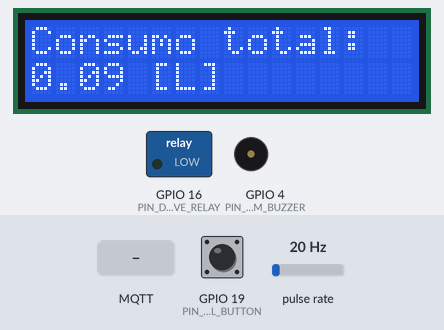
This program was run on a simulated ESP32. Shown: 16×2 character LCD, switched loads named in the program (green lamp = pin HIGH), buzzer (waves = sounding). Wiring (inferred from the names in the program): pulse sensor: data GPIO 5. Dashed ring = blinking. The test bench sets the inputs (shaded band); at power-on: GPIO 19 (PIN_DIGITAL_BUTTON) LOW, pulse rate 20 Hz. WiFi joins after 1.5 s; servers stay silent unless stated; no MQTT or app messages arrive unless stated; what the program prints to the serial monitor is not drawn.

Above: at 1.6 s.
1.7 s: GPIO 19 (PIN_DIGITAL_BUTTON) pulled HIGH for 3.2 s
At 3.27 s:
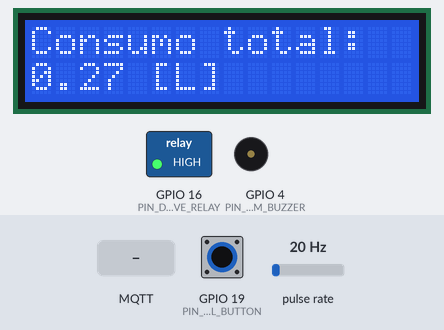
6.4 s: pulse rate (sensor on GPIO 5) set to 0 Hz
At 8.0 s:
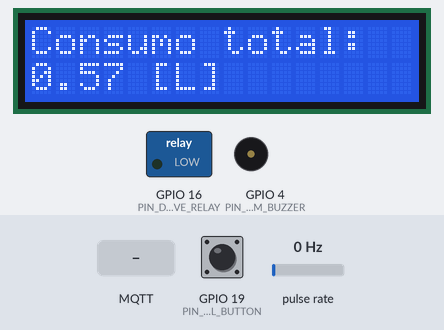
8.5 s: GPIO 19 (PIN_DIGITAL_BUTTON) pulled HIGH for 0.15 s
At 8.9 s:
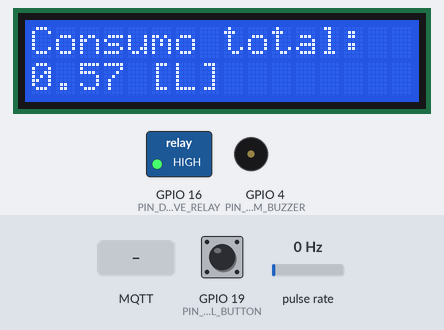
10.1 s: pulse rate (sensor on GPIO 5) set to 96 Hz
At 11.5 s:
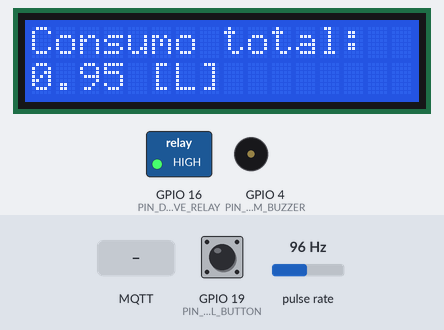
12.2 s: pulse rate (sensor on GPIO 5) set to 103 Hz
At 13.5 s:
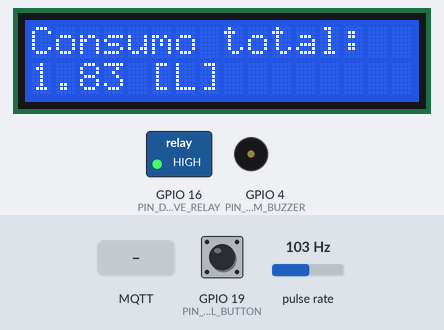
13.7 s: MQTT message "1" arrives on the first subscribed topic
At 16.8 s:
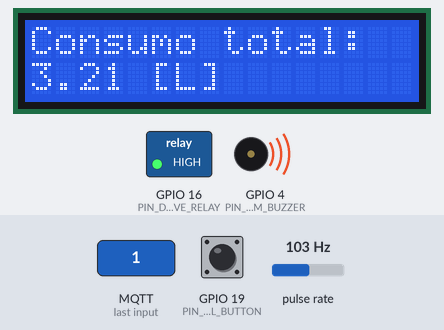
Timing chart, 0 to 34.9 s (numbered marks = the images above; inputs shaded):
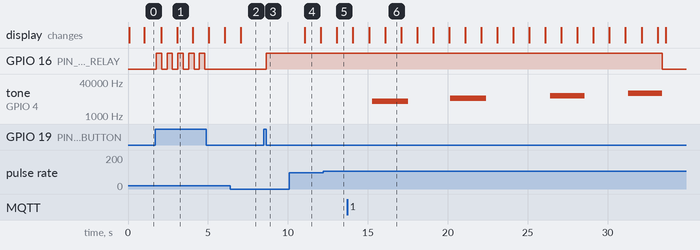

Measured:
- after the input at 1.7 s, GPIO 16 (PIN_DIGITAL_VALVE_RELAY): alternates HIGH for 0.34 s and LOW for 0.34 s, 10 changes in all, then stays LOW, starting after 0.07 s; the display: first changes after 0.37 s (image 1 shows a later state)
- after the input at 8.5 s, GPIO 16 (PIN_DIGITAL_VALVE_RELAY): LOW → HIGH after 0.14 s
- after the input at 10.1 s, the display: changes after 0.96 s (image 4)
- after the input at 12.2 s, the display: changes after 0.87 s (image 5)
- by itself, tone on GPIO 4 (PIN_PWM_BUZZER): plays 5000 Hz for 2.3 s, 7000 Hz for 2.2 s, 9000 Hz for 2.2 s, 12000 Hz for 2.1 s
- what the display in image 1 shows lasts 0.9 s, from 3.1 s to 4.0 s

The program:

main.cpp
```cpp
#include "smartwater/smartwater.h"
#include "configurations.h"
#include "utils/utils.h"
#include "wifi/wifi.h"
#include "mqtt/mqttclient.h"
#include <PubSubClient.h>

// === FreeRTOS ===
// Queues
QueueHandle_t queueEvents;
QueueHandle_t queueMQTT;
// TaskHandlers
TaskHandle_t loopTaskHandler;
TaskHandle_t loopNewEventHandler;
TaskHandle_t loopLogHandler;
TaskHandle_t loopMQTTHandler;
// ====================================
// WIFI & MQTT
WiFiClient wifiClient;
PubSubClient mqttClient(wifiClient);
// ====================================
// Main Class
SmartWater* smartWater;
// ====================================
// Msg struct to send to MQTT
struct TopicLogMSG {
  float consumption;
  char valveState[32];
};

// Function that is called when MQTT receives a message from a subscribed topic
void mqttCallback(char* topic, byte* payload, unsigned int length) {
  Serial.printf("[MQTT] MSG received in topic: %s\n", topic);
  String msg;
  for (unsigned int i = 0; i < length; i++) {
    msg += (char)payload[i];
  }
  Serial.printf("[MQTT] Payload: %s\n", msg.c_str());

  stEvent event;

  if (msg == CMD_MSG_BUTTON_PUSH) event.type = EVENT_TYPE_BUTTON_PUSH;
  else if (msg == CMD_MSG_DEACTIVATE_VALVE) event.type = EVENT_TYPE_VALVE_DEACTIVATE;
  else {
    Serial.println("[MQTT] MSG not recognized, ignored");
    return;
  }

  xQueueSend(queueEvents, &event, portMAX_DELAY);
}

// === FreeRTOS - Loop ===
void vLoopTask(void *pvParameters) {
  while (1) {
    stEvent event;
    xQueueReceive(queueEvents, &event, portMAX_DELAY);
    smartWater->FSM(event);
  }
}

// === FreeRTOS - Event Handler ===
void vGetNewEventTask(void *pvParameters) {
  while (1) {
    stEvent event = smartWater->GetEvent();
    xQueueSend(queueEvents, &event, portMAX_DELAY);
    vTaskDelay(pdMS_TO_TICKS(TASKS_INTERVAL));
  }
}

// === FreeRTOS - MQTT Events Handler ===
void vMqttTask(void* pvParameters) {
  connectWiFi(WIFI_SSID, WIFI_PASSWORD);
  initMQTT(&mqttClient, MQTT_SERVER, MQTT_PORT, MQTT_TOPIC_VALVE_CMD, mqttCallback);

  // char logMsg[128];
  TopicLogMSG logMsg;
  while (1) {
    mqttClient.loop();
    if (!mqttClient.connected()) {
      Serial.println("[MQTT] Lost connection, retrying connection...");
      connectMQTT(&mqttClient, MQTT_SERVER, MQTT_PORT, MQTT_TOPIC_VALVE_CMD);
      vTaskDelay(pdMS_TO_TICKS(5000)); // Waits 5s before retrying reconnect
    }

    // If there are logs in the queue, they are sent to the MQTT Topic
    if (xQueueReceive(queueMQTT, &logMsg, 0) == pdTRUE) {
      char buffer[20];
      snprintf(buffer, sizeof(buffer), "%.2f", logMsg.consumption);
      const char* consumption = buffer;

      mqttClient.publish(MQTT_TOPIC_CONSUMPTION_LOG, consumption);
      Serial.printf("[MQTT] MSG Sent to topic %s: %s\n", MQTT_TOPIC_CONSUMPTION_LOG, consumption);
      mqttClient.publish(MQTT_TOPIC_VALVE_STATE_LOG, logMsg.valveState);
      Serial.printf("[MQTT] MSG Sent to topic %s: %s\n", MQTT_TOPIC_VALVE_STATE_LOG, logMsg.valveState);
    }

    vTaskDelay(pdMS_TO_TICKS(100));
  }
}

// === FreeRTOS - Log Events Handler ===
void vLogTask(void* pvParameters) {
  while (true) {
    TopicLogMSG log;
    log.consumption = smartWater->GetConsumption();
    snprintf(log.valveState, sizeof(log.valveState), "%s", smartWater->GetValveState());

    // Send Log to MQTT Queue
    if (xQueueSend(queueMQTT, &log, 0) != pdTRUE) {
      Serial.println("[WARN] MQTT Queue is full, discarding log");
    }

    vTaskDelay(pdMS_TO_TICKS(LOG_TIME_MS));
  }
}

void setup() {
  Serial.begin(SERIAL_MONITOR_BAUD_RATE);

  // System Main class init
  smartWater = new SmartWater(
    PIN_DIGITAL_BUTTON,
    PIN_DIGITAL_FLOWMETER,
    PIN_PWM_BUZZER,
    PIN_DIGITAL_VALVE_RELAY,
    CONSUMPTION_THRESHOLD_1,
    CONSUMPTION_THRESHOLD_2,
    CONSUMPTION_THRESHOLD_3,
    MAX_CAPACITY,
    MQTT_TOPIC_CONSUMPTION_LOG,
    MQTT_SERVER,
    MQTT_PORT,
    DETECTION_INTERVAL_MS,
    ALARM_DURATION_MS
  );

  // FreeRTOS - Init Queues
  queueEvents = xQueueCreate(QUEUE_SIZE, sizeof(stEvent));
  queueMQTT = xQueueCreate(QUEUE_SIZE, sizeof(TopicLogMSG));

  // FreeRTOS - Loop
  xTaskCreate(
    vLoopTask,
    "LoopFSM",
    STACK_SIZE,
    NULL,
    TASKS_PRIORITY,
    &loopTaskHandler
  );

  // FreeRTOS - Event handler
  xTaskCreate(
    vGetNewEventTask,
    "EventTask",
    STACK_SIZE,
    NULL,
    TASKS_PRIORITY,
    &loopNewEventHandler
  );

  // FreeRTOS - MQTT events handler
  xTaskCreate(
    vMqttTask,
    "MQTT Task",
    STACK_SIZE,
    NULL,
    TASKS_PRIORITY,
    &loopMQTTHandler
  );

  // FreeRTOS - Log events
  xTaskCreate(
    vLogTask,
    "Log Task",
    STACK_SIZE,
    NULL,
    TASKS_PRIORITY,
    &loopLogHandler
  );
}

void loop(){
  // The system loop is handled by FreeRTOS in vLoopTask
}
```

button.cpp
```cpp
#include "button.h"
#include "Arduino.h"

Button :: Button(){}

Button :: Button(int pinNumber){
    this->pinNumber = pinNumber;
    pinMode(pinNumber, INPUT_PULLDOWN);
}

bool Button :: IsPushed() {
  return digitalRead(pinNumber) == HIGH;
}
```

button.h
```cpp
#ifndef BUTTON_H
#define BUTTON_H

class Button {
    private:
        int pinNumber;

    public:
        Button();
        Button(int pinNumber);
        bool IsPushed();
};

#endif
```

buzzer.cpp
```cpp
#include "buzzer.h"
#include "Arduino.h"
#include "utils/utils.h"

const int NUMBER_OF_ALARM_LEVELS = 5;
const int ALARM_LEVELS[NUMBER_OF_ALARM_LEVELS] = {
  0,        // Level 0: No tone
  5000,     // Level 1: Low frequency
  7000,     // Level 2: Medium frequency
  9000,     // Level 3: High frequency
  12000     // Level 4: Max frequency
};

Buzzer :: Buzzer(){}

Buzzer :: Buzzer(int pinNumber){
    this->pinNumber = pinNumber;
    pinMode(pinNumber, OUTPUT);
}

void Buzzer :: PlayAlarm(int level){
    if (level > 0 && level < NUMBER_OF_ALARM_LEVELS){
        tone(pinNumber, ALARM_LEVELS[level]);
        debug_print("[BUZZER] Play Alarm");
    }
}

void Buzzer :: StopAlarm(){
    noTone(pinNumber);
    debug_print("[BUZZER] Stop Alarm");
}
```

buzzer.h
```cpp
#ifndef BUZZER_H
#define BUZZER_H

class Buzzer {
    private:
        int pinNumber;

    public:
        Buzzer();
        Buzzer(int pinNumber);
        void PlayAlarm(int level);
        void StopAlarm();
};

#endif
```

flowmeter.cpp
```cpp
#include "flowmeter.h"
#include "Arduino.h"

// Variables para conteo de pulsos (volatile porque se usan en ISR)
volatile unsigned long TOTAL_PULSES = 0;
volatile unsigned long SAMPLE_PULSES = 0;

void IRAM_ATTR countPulses() {
  TOTAL_PULSES++;
  SAMPLE_PULSES++;
}

FlowMeter :: FlowMeter(){}

FlowMeter :: FlowMeter(int pinNumber){
    this->pinNumber = pinNumber;
    pinMode(pinNumber, INPUT);
    attachInterrupt(digitalPinToInterrupt(pinNumber), countPulses, RISING);
}

float FlowMeter :: GetConsumptionSinceLastMeasurement(){
  long NOW = millis();
  long ELAPSED_TIME = NOW - LAST_MEASUREMENT_TIME;

  if (ELAPSED_TIME >= FLOW_RATE_SAMPLE_TIME_MS) {
    // Calculate pulse frequency in Hz
    float frequency = (SAMPLE_PULSES * 1000.0) / ELAPSED_TIME;

    // Convert frequency to flow rate in L/min
    float current_flow = frequency / MEASUREMENT_CORRECTION_FACTOR;

    // Calculate incremental volume: Q(L/min) * time(min)
    float time_mins = ELAPSED_TIME / 60000.0;
    float incremental_volume = current_flow * time_mins;

    // Reset counters for the next sample
    SAMPLE_PULSES = 0;
    LAST_MEASUREMENT_TIME = NOW;

    return incremental_volume;
  }

  return 0;
}
```

flowmeter.h
```cpp
#ifndef FLOWMETER_H
#define FLOWMETER_H

class FlowMeter {
    private:
        int pinNumber;
        long LAST_MEASUREMENT_TIME = 0;
        long FLOW_RATE_SAMPLE_TIME_MS = 1000;
        float MEASUREMENT_CORRECTION_FACTOR = 3.75;

    public:
        FlowMeter();
        FlowMeter(int pinNumber);
        float GetConsumptionSinceLastMeasurement();
};

#endif
```

mqttclient.cpp
```cpp
#include "mqttclient.h"
#include "utils/utils.h"

void initMQTT(
    PubSubClient *client,
    const char * server,
    int port,
    const char * subscription_topic,
    void (*callback)(char*, u_int8_t*, unsigned int)
) {
    client->setServer(server, port);
    client->setCallback(callback);
    client->setKeepAlive(60);
    client->setSocketTimeout(60);
    client->setBufferSize(512);
    connectMQTT(client, server, port, subscription_topic);
}

void connectMQTT(
    PubSubClient *client,
    const char * server,
    int port,
    const char * subscription_topic
) {
  while (!client->connected()) {
    debug_printf("[MQTT] Connecting to %s:%d...\n", server, port);

    char clientId[32];
    snprintf(clientId, sizeof(clientId), "ESP32Client-%lu", millis());

    if (client->connect(clientId)) {
      debug_printf("[MQTT] Connected to broker MQTT!\n");
      if (client->subscribe(subscription_topic)) {
        debug_printf("[MQTT] Successfull subscription to %s\n", subscription_topic);
      } else {
        debug_printf("[MQTT] ERROR: Subscription failed to %s\n", subscription_topic);
      }
    } else {
      debug_printf("[MQTT] ERROR: Connection failed. rc=%d\n", client->state());
      vTaskDelay(pdMS_TO_TICKS(2000));
    }
  }
}
```

mqttclient.h
```cpp
#ifndef MQTTCLIENT_H
#define MQTTCLIENT_H

#include <PubSubClient.h>

void initMQTT(
    PubSubClient *client,
    const char * server,
    int port,
    const char * subscription_topic,
    void (*callback)(char*, u_int8_t*, unsigned int)
);
void connectMQTT(
    PubSubClient *client,
    const char * server,
    int port,
    const char * subscription_topic
);

#endif
```

relay.cpp
```cpp
#include "relay.h"
#include <Arduino.h>

Relay :: Relay(){}

Relay :: Relay(int pinNumber){
    this->pinNumber = pinNumber;
    pinMode(pinNumber, OUTPUT);
    this->isActive = false;
}

void Relay :: activate(){
    digitalWrite(pinNumber, HIGH);
    this->isActive = true;
}

void Relay :: deactivate(){
    digitalWrite(pinNumber, LOW);
    this->isActive = false;
}

bool Relay :: IsActive(){
    return this->isActive;
}
```

relay.h
```cpp
#ifndef RELAY_H
#define RELAY_H

class Relay {
    private:
        int pinNumber;
        bool isActive;

    public:
        Relay();
        Relay(int pinNumber);
        void activate();
        void deactivate();
        bool IsActive();
};

#endif
```

smartwater.h
```cpp
#ifndef SMARTWATER_H
#define SMARTWATER_H

#include "button/button.h"
#include "buzzer/buzzer.h"
#include "flowmeter/flowmeter.h"
#include "relay/relay.h"
#include "lcddisplay/lcddisplay.h"

// === Types & Structs ===
enum event_type_t {
  EVENT_TYPE_CONTINUE,
  EVENT_TYPE_BUTTON_PUSH,
  EVENT_TYPE_VALVE_DEACTIVATE,
  EVENT_TYPE_ALARM_TIMEOUT,
  EVENT_TYPE_CONSUMPTION_THRESHOLD_1,
  EVENT_TYPE_CONSUMPTION_THRESHOLD_2,
  EVENT_TYPE_CONSUMPTION_THRESHOLD_3,
  EVENT_TYPE_CONSUMPTION_THRESHOLD_LIMIT
};

enum state_t {
  STATE_IDLE,
  STATE_VALVE_OPEN,
  STATE_ALARM_1,
  STATE_ALARM_2,
  STATE_ALARM_3,
  STATE_LIMIT,
  STATE_FINISH
};

struct stEvent {
  event_type_t type;
};

class SmartWater {
    private:
        state_t CURRENT_STATE = STATE_IDLE;
        Button button;
        Buzzer buzzer;
        FlowMeter flowmeter;
        Relay valve;
        LCDDisplay display;

        float TOTAL_CONSUMPTION = 0.0;
        long ALARM_START_TIME = 0;
        long LAST_EVENT_TIME = 0;
        long LAST_LOG_TIME = 0;
        long DETECTION_INTERVAL_MS;
        long LOG_INTERVAL_MS = 1000;
        long ALARM_DURATION_MS = 0;

        float CONSUMPTION_THRESHOLD_1;
        float CONSUMPTION_THRESHOLD_2;
        float CONSUMPTION_THRESHOLD_3;
        float LIMIT_THRESHOLD;

        bool ALARM_1_USED = false;
        bool ALARM_2_USED = false;
        bool ALARM_3_USED = false;
        bool LIMIT_ALARM_USED = false;

        short event_index = 0;

        char buffer[32];

    public:
        SmartWater();
        SmartWater(
            const int PIN_DIGITAL_BUTTON,
            const int PIN_DIGITAL_FLOWMETER,
            const int PIN_PWM_BUZZER,
            const int PIN_DIGITAL_VALVE_RELAY,
            const float CONSUMPTION_THRESHOLD_1,
            const float CONSUMPTION_THRESHOLD_2,
            const float CONSUMPTION_THRESHOLD_3,
            const float LIMIT_THRESHOLD,
            const char* MQTT_TOPIC_NAME,
            const char* MQTT_SERVER,
            const int MQTT_PORT,
            const long DETECTION_INTERVAL_MS,
            const long ALARM_DURATION_MS
        );
        void FSM(stEvent event);
        stEvent GetEvent();
        float GetConsumption();
        const char* GetValveState();

        bool detect_button_on(stEvent* e);
        bool detect_consumption_threshold_1(stEvent* e);
        bool detect_consumption_threshold_2(stEvent* e);
        bool detect_consumption_threshold_3(stEvent* e);
        bool detect_limit_consumption(stEvent* e);
        bool detect_alarm_timeout(stEvent* e);
};

typedef bool (*func_evento_t)(SmartWater*, stEvent*);

bool detect_button_on(SmartWater* s, stEvent* e);
bool detect_consumption_threshold_1(SmartWater* s, stEvent* e);
bool detect_consumption_threshold_2(SmartWater* s, stEvent* e);
bool detect_consumption_threshold_3(SmartWater* s, stEvent* e);
bool detect_limit_consumption(SmartWater* s, stEvent* e);
bool detect_alarm_timeout(SmartWater* s, stEvent* e);

#endif
```

utils.cpp
```cpp
#include "utils.h"
#include "HardwareSerial.h"

void debug_print(const char* msg) {
  Serial.println(msg);
}

void debug_printf(const char *format, ...) {
  char buffer[256];
  va_list args;
  va_start(args, format);
  vsnprintf(buffer, sizeof(buffer), format, args);
  va_end(args);
  Serial.print(buffer);
}
```

utils.h
```cpp
#ifndef UTILS_H
#define UTILS_H

#include <Arduino.h>
#include <stdarg.h>

void debug_print(const char* msg);
void debug_printf(const char *format, ...);

#endif
```

wifi.cpp
```cpp
#include "wifi.h"

void connectWiFi(const char* ssid, const char* password) {
  WiFi.begin(ssid, password);
  Serial.printf("[WIFI] Connecting to %s...\n", ssid);
  while (WiFi.status() != WL_CONNECTED) {
    vTaskDelay(pdMS_TO_TICKS(500));
    Serial.print(".");
  }
  Serial.println("\n[WIFI] Connected!");
}
```

wifi.h
```cpp
#ifndef WIFI_H
#define WIFI_H

#include <WiFi.h>

void connectWiFi(const char* ssid, const char* password);

#endif
```

configurations.h
```cpp
#ifndef CONFIGURATIONS_H
#define CONFIGURATIONS_H

// ======== WiFi ========
#define WIFI_SSID "TeleCentro-b0f8"
#define WIFI_PASSWORD "GTZFTYZMKNMM"

// ======== MQTT ========
#define MQTT_SERVER "broker.hivemq.com"   // Public Broker
#define MQTT_PORT 1883
#define MQTT_TOPIC_CONSUMPTION_LOG "aguasmart/consume"  // Publish consumption Topic
#define MQTT_TOPIC_VALVE_STATE_LOG "aguasmart/valve/state"  // Publish valve state Topic
#define MQTT_TOPIC_VALVE_CMD "aguasmart/valve/cmd"   // Command valve Topic
// This is the expected string from the CMD topic to
// act like as a BUTTON_PUSH event.
#define CMD_MSG_BUTTON_PUSH "button_push"
// This is the expected string from the CMD topic to
// act like as a DEACTIVATE_VALVE event.
#define CMD_MSG_DEACTIVATE_VALVE "deactivate_valve"

// ======== SYSTEM ========
#define SERIAL_MONITOR_BAUD_RATE 115200
#define PIN_DIGITAL_BUTTON 19
#define PIN_DIGITAL_FLOWMETER 5
#define PIN_PWM_BUZZER 4
#define PIN_DIGITAL_VALVE_RELAY 16
#define MAX_CAPACITY 10.0
#define CONSUMPTION_THRESHOLD_1 MAX_CAPACITY * 0.25
#define CONSUMPTION_THRESHOLD_2 MAX_CAPACITY * 0.50
#define CONSUMPTION_THRESHOLD_3 MAX_CAPACITY * 0.75
#define DETECTION_INTERVAL_MS 50
#define ALARM_DURATION_MS 2000
#define LOG_TIME_MS 2500

// ======== FREERTOS ========
#define QUEUE_SIZE        10     // Events Queue Size
#define STACK_SIZE        8192   // Tasks Stack Size
#define TASKS_PRIORITY    1      // Tasks priority
#define TASKS_INTERVAL    10     // Tasks interval (ms)

#endif
```

lcddisplay.cpp
```cpp
#include "lcddisplay.h"
#include <LiquidCrystal_I2C.h>

int lcdColumns = 16;
int lcdRows = 2;

LiquidCrystal_I2C lcd(0x27, lcdColumns, lcdRows);

LCDDisplay :: LCDDisplay(){}

LCDDisplay :: LCDDisplay(long REFRESH_RATE){
    this->REFRESH_RATE_MS = REFRESH_RATE;
    lcd.init();
    lcd.backlight();
}

void LCDDisplay :: Write(const char* msgFirstRow, const char* msgSecondRow){
    long NOW = millis();
    if (NOW - LAST_WRITE_TIME > REFRESH_RATE_MS) {
        lcd.clear();
         // set cursor to first column, first row
        lcd.setCursor(0, 0);
        lcd.print(msgFirstRow);
        // set cursor to first column, second row
        lcd.setCursor(0,1);
        lcd.print(msgSecondRow);
        LAST_WRITE_TIME = NOW;
    }
}
```

lcddisplay.h
```cpp
#ifndef LCDDISPLAY_H
#define LCDDISPLAY_H

class LCDDisplay {
    private:
        long REFRESH_RATE_MS = 1000; // Default refresh is 1 second
        long LAST_WRITE_TIME;

    public:
        LCDDisplay();
        LCDDisplay(long REFRESH_RATE);
        void Write(const char* msg, const char* msg2);
};

#endif
```

Source omitted: smartwater.cpp (10353 bytes)
